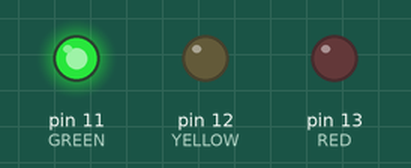
Recording of a sketch running on a simulated Arduino Uno, built with avr-gcc and run on an emulated ATmega328P. Parts: output pins drawn as LEDs (lit = HIGH).

Above: at 2.5 s.
At 7.5 s:
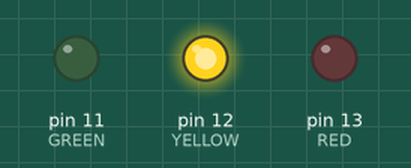
At 12.5 s:
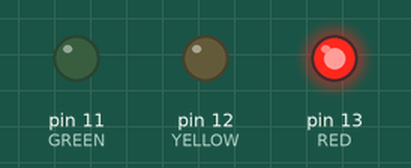
Timing chart, 0 to 19.5 s (numbered marks = the images above):
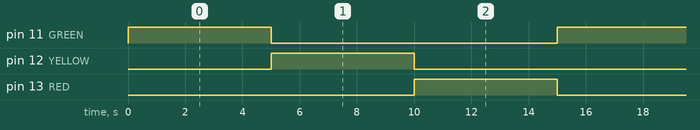

The sketch:

LR1_DEMKO_IVT1.ino
```cpp
const int GREEN = 11;
const int YELLOW = 12;
const int RED = 13;

const int TIMEPICK = 5000; //ïåðèîä ñâå÷åíèÿ ñâåòîäèîäà.

void setup()
{
	//ïåðåâîäèì âñå ïîðòû â ñîñòîÿíèå âûâîäà èíôîðìàöèè
	pinMode(GREEN, OUTPUT);
	pinMode(YELLOW, OUTPUT);
	pinMode(RED, OUTPUT);

	//óñòàíàâëèâàåì íà÷àëüíîå çíà÷åíèå ñâåòîäèîäîâ
	digitalWrite(GREEN, LOW);
	digitalWrite(YELLOW, LOW);
	digitalWrite(RED, LOW);
}

void loop()
{
	digitalWrite(GREEN, HIGH); //âêëþ÷àåòñÿ çåë¸íûé
	delay(TIMEPICK);

	digitalWrite(GREEN, LOW); //âûêëþ÷àåòñÿ çåë¸íûé
	digitalWrite(YELLOW, HIGH); //âêëþ÷àåòñÿ æ¸ëòûé
	delay(TIMEPICK);

	digitalWrite(YELLOW, LOW); //âûêëþ÷àåòñÿ æ¸ëòûé
	digitalWrite(RED, HIGH); //âêëþ÷àåòñÿ êðàñíûé
	delay(TIMEPICK);
	digitalWrite(RED, LOW); //âûêëþ÷àåòñÿ êðàñíûé
}
```

Measured:
- by itself, pin 11 (GREEN), pin 12 (YELLOW), pin 13 (RED): alternates HIGH for 5.0 s and LOW for 10.0 s
- by itself, everything shown: repeats every 15.0 s, in 4 steps
